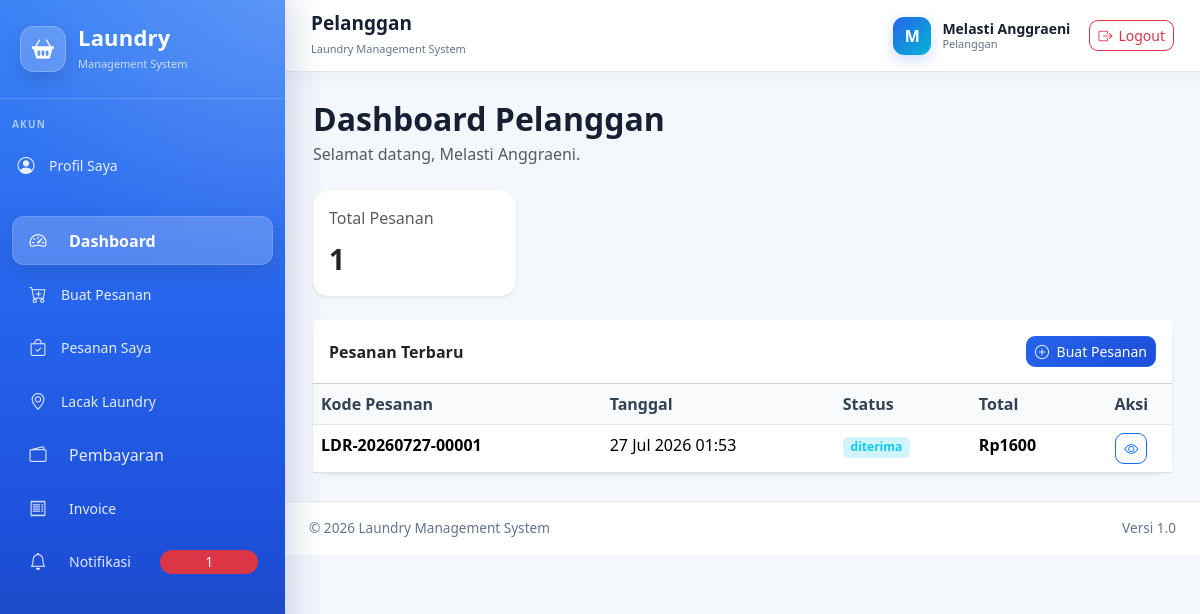
/pelanggan/ (signed in), run on an earlier commit of the app's database.
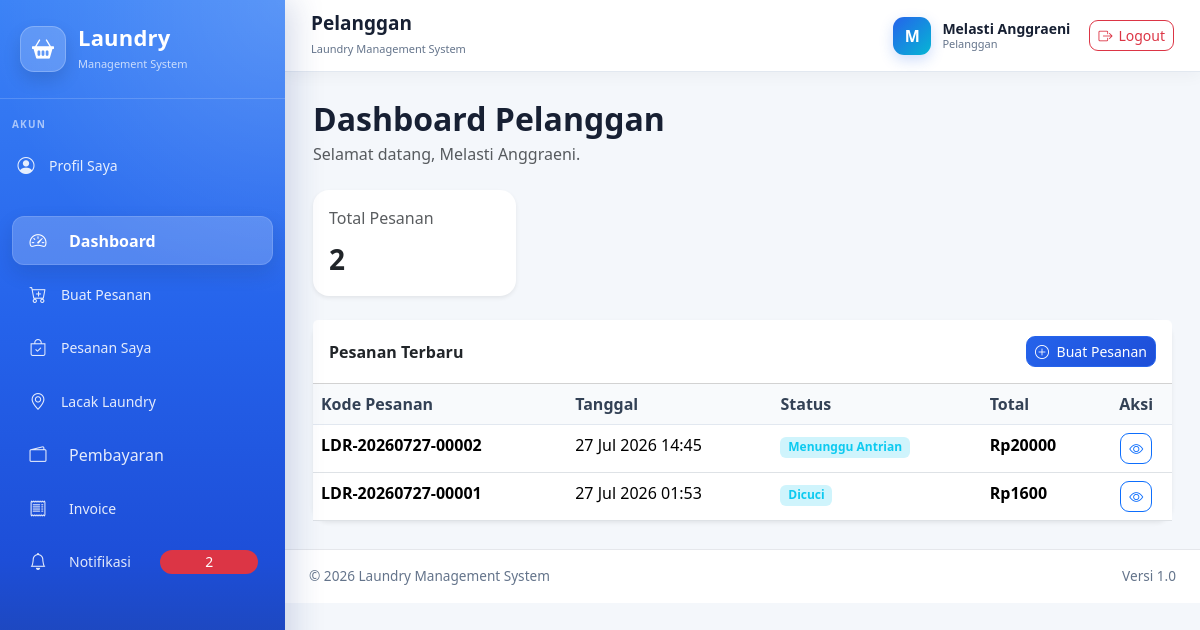
And on a later commit of the database.
### administrator/models.py (models this page shows, shortened)
class TimeStampedModel(models.Model):
    created_at = models.DateTimeField(
        auto_now_add=True,
        verbose_name="Dibuat pada",
    )
    updated_at = models.DateTimeField(
        auto_now=True,
        verbose_name="Diubah pada",
    )
    class Meta:
        abstract = True

class Pesanan(TimeStampedModel):
    class JenisPengantaran(models.TextChoices):
        DATANG_SENDIRI = "datang_sendiri", "Datang Sendiri"
        JEMPUT = "jemput", "Dijemput"
        ANTAR = "antar", "Diantar"
        ANTAR_JEMPUT = "antar_jemput", "Antar dan Jemput"
    class CaraBarangMasuk(models.TextChoices):
        DIANTAR_KE_OUTLET = (
            "diantar_ke_outlet",
            "Diantar ke Outlet",
        )
        DIJEMPUT = (
            "dijemput",
            "Dijemput ke Alamat Pelanggan",
        )
    class CaraBarangKeluar(models.TextChoices):
        DIAMBIL_SENDIRI = (
            "diambil_sendiri",
            "Diambil Sendiri di Outlet",
        )
        DIANTAR_KE_PELANGGAN = (
            "diantar_ke_pelanggan",
            "Diantar ke Alamat Pelanggan",
        )
    class StatusPesanan(models.TextChoices):
        MENUNGGU_BARANG_DIANTAR = (
            "menunggu_barang_diantar",
            "Menunggu Barang Diantar",
        )
        MENUNGGU_PENJEMPUTAN = (
            "menunggu_penjemputan",
            "Menunggu Penjemputan",
        )
        MENUNGGU_PEMERIKSAAN = (
            "menunggu_pemeriksaan",
            "Menunggu Pemeriksaan",
        )
        MENUNGGU_PETUGAS = (
            "menunggu_petugas",
            "Menunggu Petugas Tersedia",
        )
        MENUNGGU_ANTRIAN = (
            "menunggu_antrian",
            "Menunggu Antrian",
        )
        DICUCI = "dicuci", "Dicuci"
        DIKERINGKAN = "dikeringkan", "Dikeringkan"
        DISETRIKA = "disetrika", "Disetrika"
        DILIPAT = "dilipat", "Dilipat"
        DIKEMAS = "dikemas", "Dikemas"
        SIAP_DIAMBIL = "siap_diambil", "Siap Diambil"
        SIAP_DIANTAR = "siap_diantar", "Siap Diantar"
        DALAM_PENGANTARAN = (
            "dalam_pengantaran",
            "Dalam Pengantaran",
        )
        SELESAI = "selesai", "Selesai"
        DITOLAK = "ditolak", "Ditolak"
        DIBATALKAN = "dibatalkan", "Dibatalkan"
    class StatusPembayaran(models.TextChoices):
        BELUM_DIBAYAR = "belum_dibayar", "Belum Dibayar"
        MENUNGGU_VERIFIKASI = (
            "menunggu_verifikasi",
            "Menunggu Verifikasi",
        )
        DP = "dp", "Dibayar Sebagian"
        LUNAS = "lunas", "Lunas"
        GAGAL = "gagal", "Gagal"
        DIKEMBALIKAN = "dikembalikan", "Dikembalikan"
    kode_pesanan = models.CharField(
        max_length=30,
        unique=True,
        editable=False,
        db_index=True,
        verbose_name="Kode pesanan",
    )
    pelanggan = models.ForeignKey(
        settings.AUTH_USER_MODEL,
        on_delete=models.PROTECT,
        related_name="pesanan_pelanggan",
        limit_choices_to={"role": User.Role.PELANGGAN},
        verbose_name="Pelanggan",
    )
    kasir = models.ForeignKey(
        settings.AUTH_USER_MODEL,
        on_delete=models.SET_NULL,
        blank=True,
        null=True,
        related_name="pesanan_ditangani_kasir",
        limit_choices_to={"role": User.Role.KASIR},
        verbose_name="Kasir",
    )
    petugas_laundry = models.ForeignKey(
        settings.AUTH_USER_MODEL,
        on_delete=models.SET_NULL,
        blank=True,
        null=True,
        related_name="pesanan_dikerjakan",
        limit_choices_to={"role": User.Role.PETUGAS_LAUNDRY},
        verbose_name="Petugas laundry",
    )
    promo = models.ForeignKey(
        Promo,
        on_delete=models.SET_NULL,
        blank=True,
        null=True,
        related_name="pesanan",
        verbose_name="Promo",
    )
    metode_pembayaran = models.ForeignKey(
        MetodePembayaran,
        on_delete=models.PROTECT,
        related_name="pesanan",
        verbose_name="Metode pembayaran",
    )
    area_layanan = models.ForeignKey(
        AreaLayanan,
        on_delete=models.SET_NULL,
        blank=True,
        null=True,
        related_name="pesanan",
        verbose_name="Area antar-jemput",
    )
    jenis_pengantaran = models.CharField(
        max_length=30,
        choices=JenisPengantaran.choices,
        default=JenisPengantaran.DATANG_SENDIRI,
        verbose_name="Metode penerimaan",
    )
    cara_barang_masuk = models.CharField(
        max_length=30,
        choices=CaraBarangMasuk.choices,
        default=CaraBarangMasuk.DIANTAR_KE_OUTLET,
        db_index=True,
        verbose_name="Cara barang masuk",
    )
    cara_barang_keluar = models.CharField(
        max_length=30,
        choices=CaraBarangKeluar.choices,
        default=CaraBarangKeluar.DIAMBIL_SENDIRI,
        db_index=True,
        verbose_name="Cara barang dikembalikan",
    )
    alamat_penjemputan = models.TextField(
        blank=True,
        verbose_name="Alamat penjemputan",
    )
    alamat_pengantaran = models.TextField(
        blank=True,
        verbose_name="Alamat pengantaran",
    )
    tanggal_penjemputan = models.DateTimeField(
        blank=True,
        null=True,
        verbose_name="Tanggal penjemputan",
    )
    tanggal_pengambilan = models.DateTimeField(
        blank=True,
        null=True,
        verbose_name="Tanggal pengambilan",
    )
    estimasi_selesai = models.DateTimeField(
        blank=True,
        null=True,
        verbose_name="Estimasi selesai",
    )
    tanggal_selesai = models.DateTimeField(
        blank=True,
        null=True,
        verbose_name="Tanggal selesai",
    )
    catatan_pelanggan = models.TextField(
        blank=True,
        verbose_name="Catatan pelanggan",
    )
    catatan_kasir = models.TextField(
        blank=True,
        verbose_name="Catatan kasir",
    )
    alasan_penolakan = models.TextField(
        blank=True,
        verbose_name="Alasan penolakan",
    )
    status = models.CharField(
        max_length=30,
        choices=StatusPesanan.choices,
        default=StatusPesanan.MENUNGGU_BARANG_DIANTAR,
        db_index=True,
        verbose_name="Status pesanan",
    )
    status_pembayaran = models.CharField(
        max_length=30,
        choices=StatusPembayaran.choices,
        default=StatusPembayaran.BELUM_DIBAYAR,
        db_index=True,
        verbose_name="Status pembayaran",
    )
    subtotal = models.DecimalField(
        max_digits=12,
        decimal_places=2,
        default=Decimal("0.00"),
        validators=[MinValueValidator(Decimal("0.00"))],
        verbose_name="Subtotal",
    )
    diskon = models.DecimalField(
        max_digits=12,
        decimal_places=2,
        default=Decimal("0.00"),
        validators=[MinValueValidator(Decimal("0.00"))],
        verbose_name="Diskon",
    )
    biaya_antar_jemput = models.DecimalField(
        max_digits=12,
        decimal_places=2,
        default=Decimal("0.00"),
        validators=[MinValueValidator(Decimal("0.00"))],
        verbose_name="Biaya antar-jemput",
    )
    biaya_tambahan = models.DecimalField(
        max_digits=12,
        decimal_places=2,
        default=Decimal("0.00"),
        validators=[MinValueValidator(Decimal("0.00"))],
        verbose_name="Biaya tambahan",
    )
    total_biaya = models.DecimalField(
        max_digits=12,
        decimal_places=2,
        default=Decimal("0.00"),
        validators=[MinValueValidator(Decimal("0.00"))],
        verbose_name="Total biaya",
    )
    diterima_pelanggan = models.BooleanField(
        default=False,
        verbose_name="Sudah diterima pelanggan",
    )
    class Meta:
        verbose_name = "Pesanan"
        verbose_name_plural = "Data Pesanan"
        ordering = ["-created_at"]
        indexes = [
            models.Index(fields=["status", "created_at"]),
            models.Index(fields=["pelanggan", "status"]),
            models.Index(fields=["kasir", "status"]),
            models.Index(fields=["petugas_laundry", "status"]),
        ]

### pelanggan/views.py (the view)
@role_required([User.Role.PELANGGAN])
def dashboard(request):
    pesanan_queryset = (
        Pesanan.objects
        .filter(pelanggan=request.user)
        .select_related(
            "metode_pembayaran",
            "petugas_laundry",
            "promo",
            "area_layanan",
        )
        .prefetch_related(
            "detail",
            "detail__layanan",
            "detail__jenis_barang",
        )
        .order_by("-created_at")
    )
    status_aktif = [
        Pesanan.StatusPesanan.MENUNGGU_BARANG_DIANTAR,
        Pesanan.StatusPesanan.MENUNGGU_PENJEMPUTAN,
        Pesanan.StatusPesanan.MENUNGGU_PEMERIKSAAN,
        Pesanan.StatusPesanan.MENUNGGU_PETUGAS,
        Pesanan.StatusPesanan.MENUNGGU_ANTRIAN,
        Pesanan.StatusPesanan.DICUCI,
        Pesanan.StatusPesanan.DIKERINGKAN,
        Pesanan.StatusPesanan.DISETRIKA,
        Pesanan.StatusPesanan.DILIPAT,
        Pesanan.StatusPesanan.DIKEMAS,
        Pesanan.StatusPesanan.SIAP_DIAMBIL,
        Pesanan.StatusPesanan.SIAP_DIANTAR,
        Pesanan.StatusPesanan.DALAM_PENGANTARAN,
    ]
    total_pesanan = pesanan_queryset.count()
    pesanan_aktif = pesanan_queryset.filter(
        status__in=status_aktif,
    ).count()
    pesanan_selesai = pesanan_queryset.filter(
        status=Pesanan.StatusPesanan.SELESAI,
    ).count()
    belum_lunas = (
        pesanan_queryset
        .exclude(
            status_pembayaran=(
                Pesanan.StatusPembayaran.LUNAS
            )
        )
        .exclude(
            status__in=[
                Pesanan.StatusPesanan.DITOLAK,
                Pesanan.StatusPesanan.DIBATALKAN,
            ]
        )
        .count()
    )
    pesanan_terbaru = pesanan_queryset[:5]
    context = {
        "pesanan_terbaru": pesanan_terbaru,
        "total_pesanan": total_pesanan,
        "pesanan_aktif": pesanan_aktif,
        "pesanan_selesai": pesanan_selesai,
        "belum_lunas": belum_lunas,
        "pesanan_saya": pesanan_queryset,
        "pesanan_list": pesanan_terbaru,
        "jumlah_pesanan": total_pesanan,
        "jumlah_pesanan_aktif": pesanan_aktif,
        "jumlah_pesanan_selesai": pesanan_selesai,
        "jumlah_belum_lunas": belum_lunas,
    }
    return render(
        request,
        "pelanggan/dashboard.html",
        context,
    )
    return render(
        request,
        "pelanggan/dashboard.html",
        context,
    )

### pelanggan/context_processors.py (called while the page is built)
def notifikasi_pelanggan(request):
    jumlah_belum_dibaca = 0
    if request.user.is_authenticated:
        jumlah_belum_dibaca = Notifikasi.objects.filter(
            penerima=request.user,
            is_read=False,
        ).count()
    return {
    "jumlah_notifikasi_belum_dibaca": jumlah_belum_dibaca,
    "jumlah_notifikasi_pelanggan": jumlah_belum_dibaca,
}

### templates/pelanggan/dashboard.html (shortened to what this page needs)
{% extends "base.html" %}
{% block content %}
<div class="mb-4">
    <h2 class="fw-bold mb-1">
        Dashboard Pelanggan
    </h2>
    <p class="text-muted mb-0">
        Selamat datang,
        {{ request.user.get_full_name|default:request.user.username }}.
    </p>
</div>
<div class="row g-3 mb-4">
    <div class="col-md-6 col-xl-3">
        <div class="card border-0 shadow-sm h-100">
            <div class="card-body">
                <div class="text-muted mb-2">
                    Total Pesanan
                </div>
                <div class="fs-3 fw-bold">
                    {{ pesanan_saya.count }}
                </div>
            </div>
        </div>
    </div>
</div>
<div class="card border-0 shadow-sm">
    <div class="card-header bg-white py-3 d-flex justify-content-between align-items-center">
        <strong>Pesanan Terbaru</strong>
        <a
            href="{% url 'pelanggan:pesanan_tambah' %}"
            class="btn btn-primary btn-sm"
        >
            <i class="bi bi-plus-circle me-1"></i>
            Buat Pesanan
        </a>
    </div>
    <div class="table-responsive">
        <table class="table table-hover mb-0">
            <thead class="table-light">
                <tr>
                    <th>Kode Pesanan</th>
                    <th>Tanggal</th>
                    <th>Status</th>
                    <th>Total</th>
                    <th class="text-center">Aksi</th>
                </tr>
            </thead>
            <tbody>
                {% for pesanan in pesanan_saya|slice:":5" %}
                    <tr>
                        <td class="fw-semibold">
                            {{ pesanan.kode_pesanan }}
                        </td>
                        <td>
                            {{ pesanan.created_at|date:"d M Y H:i" }}
                        </td>
                        <td>
                            <span class="badge bg-info-subtle text-info">
                                {{ pesanan.get_status_display }}
                            </span>
                        </td>
                        <td class="fw-semibold">
                            Rp{{ pesanan.total_biaya|floatformat:0 }}
                        </td>
                        <td class="text-center">
                            <a
                                href="#"
                                class="btn btn-sm btn-outline-primary"
                            >
                                <i class="bi bi-eye"></i>
                            </a>
                        </td>
                    </tr>
                {% endfor %}
            </tbody>
        </table>
    </div>
</div>
{% endblock %}

What changed in the data, as far as the page shows it:
added Pesanan: kode_pesanan "LDR-20260727-00002", created_at "27 Jul 2026 14:45", status "Menunggu Antrian", total_biaya "20000"
changed Pesanan "LDR-20260727-00001": status "diterima" → "Dicuci"
Also different on the page:
{{ jumlah_notifikasi_pelanggan }}: "1" → "2"
{{ pesanan_saya.count }}: "1" → "2"
